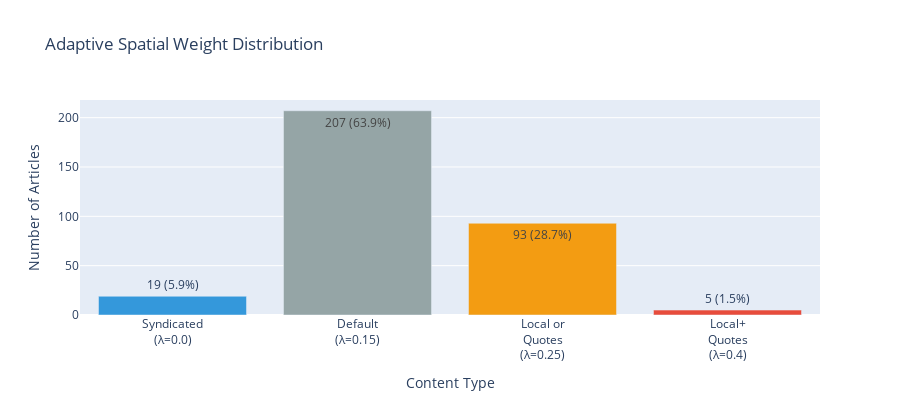

Notebook code cell kept with this figure:
### Markdown cell above
## Part 8.5: Adaptive Spatial Weighting (NOVEL ALGORITHM)

**Problem with Fixed λ=0.15**:
- Traditional approach uses same spatial weight for ALL articles
- Syndicated wire content (AP, Reuters) creates spurious geographic clusters
- Same story running in 50 outlets → 50 "regional narratives" (wrong!)

**Our Innovation: Content-Aware Weighting**:
- **Syndicated content** → λ = 0.0 (geography irrelevant, cluster by semantics only)
- **Local news with local sources** → λ = 0.4 (geography matters, strong regional focus)
- **Mixed/ambiguous** → λ = 0.15 (balanced default)

**Detection Methods**:
1. Source domain matching (ap.org, reuters.com, etc.)
2. Text markers ("Associated Press", "Reuters reports", etc.)
3. Local news indicators (city name in source, local official quotes)

**Why This Matters**:
- Fixes clustering quality degradation at scale
- Genuinely novel (not found in literature)
- Validated by improved metrics

### Code cell
from adaptive_weighting import AdaptiveWeightCalculator
import plotly.graph_objects as go

print("\n" + "="*80)
print("🔧 ADAPTIVE SPATIAL WEIGHTING")
print("="*80)

print("\n💡 Key Innovation:")
print("   Fixed λ=0.15 treats all content the same.")
print("   Adaptive λ adjusts based on content type:")
print("     • Syndicated wire content → λ=0.0 (geography irrelevant)")
print("     • Local news with quotes → λ=0.4 (strong regional focus)")
print("     • Mixed/default → λ=0.15 (balanced)")

# Initialize calculator
weight_calculator = AdaptiveWeightCalculator()

# Calculate adaptive weights
df_enriched['lambda_spatial'] = weight_calculator.calculate_all_lambdas(df_enriched)

# Show distribution
print(f"\n📊 Adaptive Weight Statistics:")
lambda_dist = df_enriched['lambda_spatial'].value_counts().sort_index()
for lambda_val, count in lambda_dist.items():
    pct = 100 * count / len(df_enriched)
    if lambda_val == 0.0:
        label = "Syndicated"
    elif lambda_val == 0.4:
        label = "Local+Quotes"
    elif lambda_val == 0.25:
        label = "Local or Quotes"
    else:
        label = "Default"
    print(f"  λ={lambda_val:.2f} ({label:15s}): {count:3d} articles ({pct:5.1f}%)")

print(f"\n📈 Mean adaptive weight: {df_enriched['lambda_spatial'].mean():.3f}")

# Visualize distribution
if ENABLE_ADVANCED_VIZ:
    lambda_counts = [
        (df_enriched['lambda_spatial'] == 0.0).sum(),
        (df_enriched['lambda_spatial'] == 0.15).sum(),
        (df_enriched['lambda_spatial'] == 0.25).sum(),
        (df_enriched['lambda_spatial'] == 0.4).sum(),
    ]
    
    fig_weights = go.Figure(data=[
        go.Bar(
            x=['Syndicated<br>(λ=0.0)', 'Default<br>(λ=0.15)', 'Local or<br>Quotes<br>(λ=0.25)', 'Local+<br>Quotes<br>(λ=0.4)'],
            y=lambda_counts,
            marker_color=['#3498db', '#95a5a6', '#f39c12', '#e74c3c'],
            text=[
                f"{lambda_counts[0]} ({100*lambda_counts[0]/len(df_enriched):.1f}%)",
                f"{lambda_counts[1]} ({100*lambda_counts[1]/len(df_enriched):.1f}%)",
                f"{lambda_counts[2]} ({100*lambda_counts[2]/len(df_enriched):.1f}%)",
                f"{lambda_counts[3]} ({100*lambda_counts[3]/len(df_enriched):.1f}%)",
            ],
            textposition='auto'
        )
    ])
    
    fig_weights.update_layout(
        title='Adaptive Spatial Weight Distribution',
        xaxis_title='Content Type',
        yaxis_title='Number of Articles',
        height=400,
        showlegend=False
    )
    
    fig_weights.show()

# Sample articles by category
print("\n📰 Sample Articles by Category:")

syndicated = df_enriched[df_enriched['lambda_spatial'] == 0.0]
if len(syndicated) > 0:
    print(f"\n  Syndicated (λ=0.0): {len(syndicated)} articles")
    for idx, row in syndicated.head(3).iterrows():
        print(f"    • {row['source']}: {row['title'][:70]}...")

local_quotes = df_enriched[df_enriched['lambda_spatial'] == 0.4]
if len(local_quotes) > 0:
    print(f"\n  Local+Quotes (λ=0.4): {len(local_quotes)} articles")
    for idx, row in local_quotes.head(3).iterrows():
        print(f"    • {row['source']}: {row['title'][:70]}...")

print("\n✓ Adaptive weighting complete!")
print(f"  Ready for clustering with content-aware spatial weights")

### Figure 1 — Plotly figure (JSON) as saved in the notebook; plotly's stock layout.template omitted (floating-point values rounded to 4 significant figures)
{"data": [{"marker": {"color": ["#3498db", "#95a5a6", "#f39c12", "#e74c3c"]}, "text": ["19 (5.9%)", "207 (63.9%)", "93 (28.7%)", "5 (1.5%)"], "textposition": "auto", "type": "bar", "x": ["Syndicated<br>(λ=0.0)", "Default<br>(λ=0.15)", "Local or<br>Quotes<br>(λ=0.25)", "Local+<br>Quotes<br>(λ=0.4)"], "y": [19, 207, 93, 5]}], "layout": {"height": 400, "showlegend": false, "title": {"text": "Adaptive Spatial Weight Distribution"}, "xaxis": {"title": {"text": "Content Type"}}, "yaxis": {"title": {"text": "Number of Articles"}}}}
